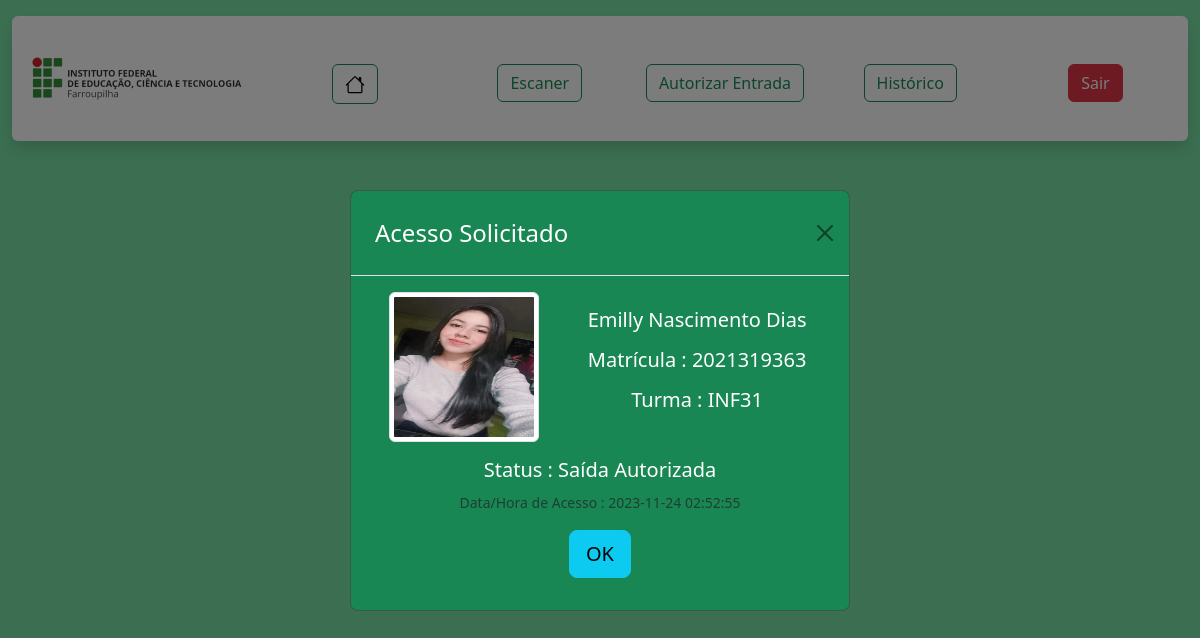
Screenshot of /QRcode/result.php?comanda=2021319363 (signed in) with the database file from the repository.
### tables this page shows
CREATE TABLE IF NOT EXISTS `historico` (
  `ID_historico` int NOT NULL AUTO_INCREMENT,
  `data_hr` datetime NOT NULL,
  `matricula` char(10) NOT NULL,
  `motivo` varchar(255) DEFAULT NULL,
  PRIMARY KEY (`ID_historico`),
  KEY `matricula` (`matricula`) USING BTREE
);

CREATE TABLE IF NOT EXISTS `aluno` (
  `matricula` char(10) NOT NULL,
  `nome` varchar(100) NOT NULL,
  `email` varchar(100) NOT NULL,
  `num_responsavel` varchar(16) NOT NULL,
  `foto` varchar(255) DEFAULT NULL,
  `ID_turma` int NOT NULL,
  PRIMARY KEY (`matricula`),
  KEY `ID_turma` (`ID_turma`) USING BTREE
);

CREATE TABLE IF NOT EXISTS `turma` (
  `ID_turma` int NOT NULL AUTO_INCREMENT,
  `nome_turma` char(6) NOT NULL,
  PRIMARY KEY (`ID_turma`)
);

### QRcode/result.php (the view, shortened to what this page needs)
<!DOCTYPE HTML>
<html lang="pt-BR">
<head>
  <link href="https://cdn.jsdelivr.net/npm/bootstrap@5.3.1/dist/css/bootstrap.min.css" rel="stylesheet">
</head>
<BODY class="container-xxl" style="background-color: #79dfa5;">
    <nav class="rounded shadow bg-light mt-3">
        <ul class="nav nav-pills nav-justified">
            <li class="nav-item"><img src="../logo.png" style="width:250px;" alt="logo"></img></li>
            <li class="nav-item mt-5"><button type="button" class="btn btn-outline-success"><a href="../operador.php" class="text-decoration-none text-black" aria-current="page">
            </a></button></li>
            <li class="nav-item mt-5"><a href="./index.php" class="text-decoration-none btn btn-outline-success">Escaner</a></li>
            <li class="nav-item mt-5"><a href="../Operador/buscar_aluno.php" class="text-decoration-none btn btn-outline-success">Autorizar Entrada</a></li>
            <li class="nav-item mt-5"><a href="./historico.php" class="text-decoration-none btn btn-outline-success">Histórico</a></li>
            <li class="nav-item mt-5"><button type="button" class="btn btn-danger"><a href="../Login/sair.php" class="text-decoration-none text-light">Sair</a></button></li>
        </ul>
    </nav>
  <div class="container-sm rounded mt-5 p-4 text-center" style="width: 50%;">
    <?php
    include("../config.php");
    $comanda = $_GET['comanda'];
    $dt_hrAtual = date('Y-m-d H:i:s');
    $verif = "SELECT * FROM aluno AS al INNER JOIN turma AS tur ON al.ID_turma = tur.ID_turma
    WHERE matricula=". $comanda;
    $resultado = $connect->query($verif);
    $qtLinhas = $resultado->num_rows;
    if($qtLinhas > 0) :
        while($row = $resultado->fetch_object()) :  ?>
            <button type="button" id="registro" class="btn btn-success btn-lg p-5 mt-5" data-bs-toggle="modal" data-bs-target="#exampleModal"> Visualizar Registro </button>
            <?php
            $consulta = "SELECT * FROM historico AS hist
            INNER JOIN aluno AS al ON hist.matricula = al.matricula
            INNER JOIN turma AS tur ON tur.ID_turma = al.ID_turma
            INNER JOIN informa AS inf ON hist.ID_historico = inf.ID_historico
            INNER JOIN status AS stts ON inf.ID_status = inf.ID_status";
            $resultConsulta = $connect->query($consulta);
            $qtLinhasConsulta = $resultConsulta->num_rows;
            if($qtLinhasConsulta > 0) :
                while($rowCon = $resultConsulta->fetch_object()) :
                    $teste = "SELECT * FROM cronograma WHERE ID_turma=". $row->ID_turma;
                    $resultTeste = $connect->query($teste);
                    $qtLinhasTeste = $resultTeste->num_rows;
                    if($qtLinhasTeste > 0) {
                        while($rowTeste = $resultTeste->fetch_object()){
                            $dia = 'Mon';
                            if($rowTeste->dia_semana == $dia){
                                $autorizados = "SELECT * FROM historico AS hist INNER JOIN aluno AS al ON hist.matricula = al.matricula
                                INNER JOIN turma AS tur ON tur.ID_turma = al.ID_turma
                                INNER JOIN informa AS inf ON hist.ID_historico = inf.ID_historico
                                INNER JOIN status AS stts ON inf.ID_status = stts.ID_status
                                WHERE al.matricula = $comanda AND hist.ID_historico = (SELECT MAX(ID_historico)
                                FROM historico WHERE matricula = $comanda)";
                                $resultAutorizados = $connect->query($autorizados);
                                $qtLinhasAutorizados = $resultAutorizados->num_rows;
                                if(($qtLinhasAutorizados > 0)){
                                    while($rowAut = $resultAutorizados->fetch_object()) {
                                        if ($rowAut->ID_status == '12')
                                        {
                                            $status_Atual = 12;
                                            $rowCon->descricao = "Entrada Autorizada";
                                        }
                                        elseif($rowAut->ID_status == '10')
                                        {
                                            $rowCon->descricao = "Saída Autorizada";
                                        }
                                    }
                                }
                            }
                        }
                    }
                    ?>
                    <div class="modal-fullscreen-md-down">
                        <div class="modal fade text-center mx-auto" id="exampleModal" aria-labelledby="exampleModalLabel" aria-hidden="true">
                            <div class="modal-dialog modal-dialog-centered">
                                <div class="modal-content text-bg-success">
                                <div class="modal-header">
                                    <h4 class="modal-title m-2" id="exampleModalLabel">Acesso Solicitado</h4>
                                    <button type="button" class="btn-close btn btn-danger" data-bs-dismiss="modal" aria-label="Close"></button>
                                </div>
                                <div class="modal-body">
                                    <div class="row g-0">
                                        <div class="col-md-5">
                                            <img src="../Aluno/fotos/<?php print $row->foto ;?>" class="img img-responsive img-thumbnail"  style="height: 150px; width:150px;">
                                        </div>
                                        <div class="col-md-7 ">
                                            <h5 class="card-title mt-3">
                                            <p><?php print $row->nome . "<br>" ; ?></p>
                                            <p><?php print "Matrícula : " . $row->matricula . "<br>"; ?></p>
                                            <p><?php print "Turma : " . $row->nome_turma . "<br>"; ?></p>
                                            </h5>
                                        </div>
                                    </div>
                                    <div class="card-body">
                                        <p class="card-text mt-3 h5"> <?php print "Status : " . $rowCon->descricao . "<br>"; ?> </p>
                                        <p class="card-text"><small class="text-body-secondary"><?php print "Data/Hora de Acesso : " . $dt_hrAtual . "<br>"; ?></small></p>
                                    </div>
                                    <form action="" method="POST">
                                        <a href="index.php"><button type="submit" name="OK" value="registrar" class="btn btn-info btn-lg m-3 mt-3">OK</button></a>
                                    </form>
                                </div>
                                </div>
                            </div>
                        </div>
                    </div>
                <?php endwhile; ?>
            <?php endif; ?>
        <?php endwhile; ?>
    <?php else : print "<script> alert('Matrícula de Aluno Não Reconhecida pelo Sistema!'); </script>";
                 print "<script> location.href='index.php'; </script>";
     endif; ?>
  </div>
</BODY>
</html>

### rows the page displays
historico: matricula.foto (picture), matricula.nome "Emilly Nascimento Dias", matricula.matricula "2021319363", descricao "Saída Autorizada"
turma: nome_turma "INF31"
